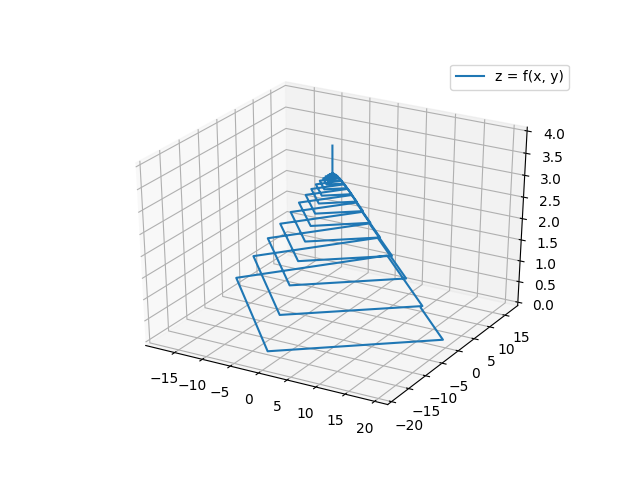

Recreate this plot in Python.
"""Helical example,
from B. Caillaud,
http://www.irisa.fr/prive/Benoit.Caillaud/cours-hybride-2014/Cours_modelisation_des_systemes_hybrides/Cours/Cours.html
"""

import matplotlib
matplotlib.use('Agg')
from mpl_toolkits.mplot3d import Axes3D
import numpy as np
import matplotlib.pyplot as plt
import siconos.kernel as sk
import siconos.numerics as sn
from math import ceil

# == User-defined parameters ==
ndof = 3  # number of degrees of freedom of your system
t0 = 0.0
T = 400  # Total simulation times
h = 0.05  # Time step
rho = 10.0
x00 = rho  # Initial position
x01 = rho
x02 = 0.0
alpha = 0.05  # angle of the square helical
beta = 0.01  # thread of the helical
gamma = 0.  # thread variation

# -- Dynamical system --
# dx / dt = A.x + b + r
A = np.zeros((ndof, ndof), dtype=np.float64)
x0 = np.zeros(3, dtype=np.float64)
x0.flat[...] = [x00, x01, x02]
b = np.zeros_like(x0)
b[2] = beta
particle = sk.FirstOrderLinearDS(x0, A, b)

# -- Interaction --
# y = C.x + D.lambda
# r = B.lambda
ninter = 2
B = np.zeros((ndof, ninter), dtype=np.float64)
B[0, 0] = -alpha * 0.5
B[0, 1] = 1 + alpha * 0.5
B[1, 0] = -B[0, 1]
B[1, 1] = B[0, 0]
B[2, 0] = gamma * 0.5
B[2, 1] = gamma * 0.5

C = np.zeros((ninter, ndof), dtype=np.float64)
C[0, 0] = C[1, 1] = -1.

particle_relation = sk.FirstOrderLinearR(C, B)

nslaw = sk.RelayNSL(ninter)

particle_interaction = sk.Interaction(nslaw, particle_relation)

# -- The Model --
filippov = sk.NonSmoothDynamicalSystem(t0, T)
filippov.insertDynamicalSystem(particle)
filippov.link(particle_interaction, particle)

# -- Simulation --
td = sk.TimeDiscretisation(t0, h)
simu = sk.TimeStepping(filippov,td)
# osi
theta = 0.5
myIntegrator = sk.EulerMoreauOSI(theta)
simu.insertIntegrator(myIntegrator)

# osns
osnspb = sk.Relay(sn.SICONOS_RELAY_LEMKE)
simu.insertNonSmoothProblem(osnspb)

# -- Get the values to be plotted --
output_size = 1 + ndof + 2 * ninter
nb_time_steps = int((T - t0) / h) + 1
data_plot = np.empty((nb_time_steps, output_size))
data_plot[0, 0] = filippov.t0()
data_plot[0, 1:4] = particle.x()
data_plot[0, 4:] = 0.

# time loop
k = 1
while simu.hasNextEvent():
    simu.computeOneStep()
    data_plot[k, 0] = simu.nextTime()
    data_plot[k, 1:4] = particle.x()
    data_plot[k, 4:6] = particle_interaction.lambda_(0)[0:2]
    data_plot[k, 6:8] = particle_interaction.y(0)[0:2]
    k += 1
    simu.nextStep()


# save to disk
np.savetxt('helical.dat', data_plot)


def plot_results():
    """Plot 3d curve z = f(x, y)
    with ds_state = [x, y, z]
    """
    fig = plt.figure()
    ax = fig.gca(projection='3d')
    x = data_plot[:, 1]
    y = data_plot[:, 2]
    z = data_plot[:, 3]
    ax.plot(x, y, z, label='z = f(x, y)')
    ax.legend()
    plt.savefig('helical.png')


# --- Uncomment lines below to plot interesting stuff ---
plot_results()
# subplot(311)
# title('position')
# plot(data_plot[:,0], data_plot[:,1])
# grid()
# subplot(312)
# title('velocity')
# plot(data_plot[:,0], data_plot[:,2])
# grid()
# subplot(313)
# plot(data_plot[:,0], data_plot[:,3])
# title('lambda')
# grid()
# show()

# plot(data_plot[:,1], data_plot[:,2])
# grid()
# show()

